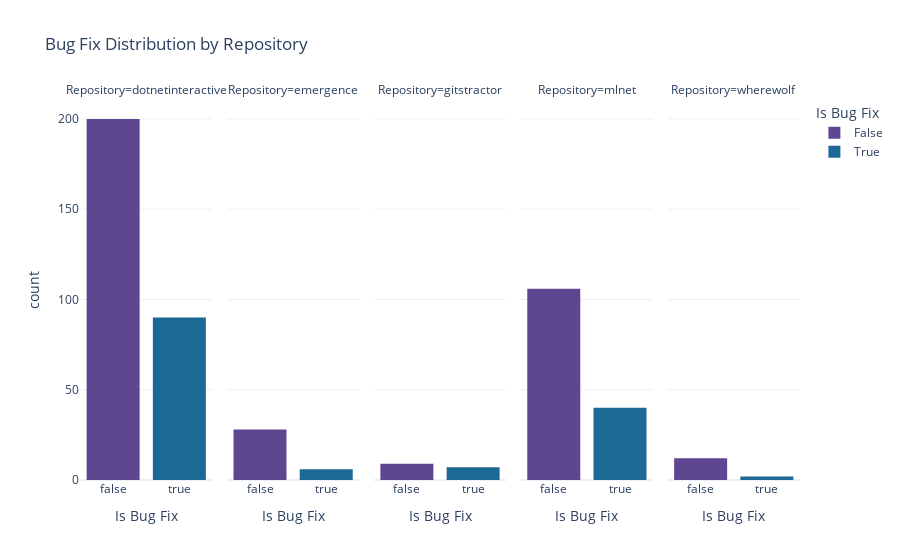

Here is the notebook cell this chart was saved with:
### Markdown cell above
Just shy of 30%. That's pretty close to my maximum allowable comfort level for binary classification. I'm inclined to continue on with this dataset, with the mindset that I may need to pull in more examples that are actual bugfixes if model performance struggles with the minority class later.

Let's see if there are any trends at the source level.

### Code cell
# Show bug fix ratio per source
px.histogram(df, 
             x='Is Bug Fix', 
             color='Is Bug Fix', 
             title='Bug Fix Distribution by Repository',
             facet_col='Repository')

### Figure 1 — Plotly figure (JSON) as saved in the notebook; plotly's stock layout.template omitted (floating-point values rounded to 4 significant figures; data arrays with more than 128 entries replaced by an {"elided": "..."} marker saying what was removed)
{"data": [{"alignmentgroup": "True", "bingroup": "x", "hovertemplate": "Is Bug Fix=%{x}<br>Repository=dotnetinteractive<br>count=%{y}<extra></extra>", "legendgroup": "False", "marker": {"color": "rgb(95, 70, 144)", "pattern": {"shape": ""}}, "name": "False", "offsetgroup": "False", "orientation": "v", "showlegend": true, "type": "histogram", "x": {"elided": "200 bool values"}, "xaxis": "x", "yaxis": "y"}, {"alignmentgroup": "True", "bingroup": "x", "hovertemplate": "Is Bug Fix=%{x}<br>Repository=emergence<br>count=%{y}<extra></extra>", "legendgroup": "False", "marker": {"color": "rgb(95, 70, 144)", "pattern": {"shape": ""}}, "name": "False", "offsetgroup": "False", "orientation": "v", "showlegend": false, "type": "histogram", "x": [false, false, false, false, false, false, false, false, false, false, false, false, false, false, false, false, false, false, false, false, false, false, false, false, false, false, false, false], "xaxis": "x2", "yaxis": "y2"}, {"alignmentgroup": "True", "bingroup": "x", "hovertemplate": "Is Bug Fix=%{x}<br>Repository=gitstractor<br>count=%{y}<extra></extra>", "legendgroup": "False", "marker": {"color": "rgb(95, 70, 144)", "pattern": {"shape": ""}}, "name": "False", "offsetgroup": "False", "orientation": "v", "showlegend": false, "type": "histogram", "x": [false, false, false, false, false, false, false, false, false], "xaxis": "x3", "yaxis": "y3"}, {"alignmentgroup": "True", "bingroup": "x", "hovertemplate": "Is Bug Fix=%{x}<br>Repository=mlnet<br>count=%{y}<extra></extra>", "legendgroup": "False", "marker": {"color": "rgb(95, 70, 144)", "pattern": {"shape": ""}}, "name": "False", "offsetgroup": "False", "orientation": "v", "showlegend": false, "type": "histogram", "x": [false, false, false, false, false, false, false, false, false, false, false, false, false, false, false, false, false, false, false, false, false, false, false, false, false, false, false, false, false, false, false, false, false, false, false, false, false, false, false, false, false, false, false, false, false, false, false, false, false, false, false, false, false, false, false, false, false, false, false, false, false, false, false, false, false, false, false, false, false, false, false, false, false, false, false, false, false, false, false, false, false, false, false, false, false, false, false, false, false, false, false, false, false, false, false, false, false, false, false, false, false, false, false, false, false, false], "xaxis": "x4", "yaxis": "y4"}, {"alignmentgroup": "True", "bingroup": "x", "hovertemplate": "Is Bug Fix=%{x}<br>Repository=wherewolf<br>count=%{y}<extra></extra>", "legendgroup": "False", "marker": {"color": "rgb(95, 70, 144)", "pattern": {"shape": ""}}, "name": "False", "offsetgroup": "False", "orientation": "v", "showlegend": false, "type": "histogram", "x": [false, false, false, false, false, false, false, false, false, false, false, false], "xaxis": "x5", "yaxis": "y5"}, {"alignmentgroup": "True", "bingroup": "x", "hovertemplate": "Is Bug Fix=%{x}<br>Repository=dotnetinteractive<br>count=%{y}<extra></extra>", "legendgroup": "True", "marker": {"color": "rgb(29, 105, 150)", "pattern": {"shape": ""}}, "name": "True", "offsetgroup": "True", "orientation": "v", "showlegend": true, "type": "histogram", "x": [true, true, true, true, true, true, true, true, true, true, true, true, true, true, true, true, true, true, true, true, true, true, true, true, true, true, true, true, true, true, true, true, true, true, true, true, true, true, true, true, true, true, true, true, true, true, true, true, true, true, true, true, true, true, true, true, true, true, true, true, true, true, true, true, true, true, true, true, true, true, true, true, true, true, true, true, true, true, true, true, true, true, true, true, true, true, true, true, true, true], "xaxis": "x", "yaxis": "y"}, {"alignmentgroup": "True", "bingroup": "x", "hovertemplate": "Is Bug Fix=%{x}<br>Repository=emergence<br>count=%{y}<extra></extra>", "legendgroup": "True", "marker": {"color": "rgb(29, 105, 150)", "pattern": {"shape": ""}}, "name": "True", "offsetgroup": "True", "orientation": "v", "showlegend": false, "type": "histogram", "x": [true, true, true, true, true, true], "xaxis": "x2", "yaxis": "y2"}, {"alignmentgroup": "True", "bingroup": "x", "hovertemplate": "Is Bug Fix=%{x}<br>Repository=gitstractor<br>count=%{y}<extra></extra>", "legendgroup": "True", "marker": {"color": "rgb(29, 105, 150)", "pattern": {"shape": ""}}, "name": "True", "offsetgroup": "True", "orientation": "v", "showlegend": false, "type": "histogram", "x": [true, true, true, true, true, true, true], "xaxis": "x3", "yaxis": "y3"}, {"alignmentgroup": "True", "bingroup": "x", "hovertemplate": "Is Bug Fix=%{x}<br>Repository=mlnet<br>count=%{y}<extra></extra>", "legendgroup": "True", "marker": {"color": "rgb(29, 105, 150)", "pattern": {"shape": ""}}, "name": "True", "offsetgroup": "True", "orientation": "v", "showlegend": false, "type": "histogram", "x": [true, true, true, true, true, true, true, true, true, true, true, true, true, true, true, true, true, true, true, true, true, true, true, true, true, true, true, true, true, true, true, true, true, true, true, true, true, true, true, true], "xaxis": "x4", "yaxis": "y4"}, {"alignmentgroup": "True", "bingroup": "x", "hovertemplate": "Is Bug Fix=%{x}<br>Repository=wherewolf<br>count=%{y}<extra></extra>", "legendgroup": "True", "marker": {"color": "rgb(29, 105, 150)", "pattern": {"shape": ""}}, "name": "True", "offsetgroup": "True", "orientation": "v", "showlegend": false, "type": "histogram", "x": [true, true], "xaxis": "x5", "yaxis": "y5"}], "layout": {"annotations": [{"font": {}, "showarrow": false, "text": "Repository=dotnetinteractive", "x": 0.092, "xanchor": "center", "xref": "paper", "y": 1, "yanchor": "bottom", "yref": "paper"}, {"font": {}, "showarrow": false, "text": "Repository=emergence", "x": 0.296, "xanchor": "center", "xref": "paper", "y": 1, "yanchor": "bottom", "yref": "paper"}, {"font": {}, "showarrow": false, "text": "Repository=gitstractor", "x": 0.5, "xanchor": "center", "xref": "paper", "y": 1, "yanchor": "bottom", "yref": "paper"}, {"font": {}, "showarrow": false, "text": "Repository=mlnet", "x": 0.704, "xanchor": "center", "xref": "paper", "y": 1, "yanchor": "bottom", "yref": "paper"}, {"font": {}, "showarrow": false, "text": "Repository=wherewolf", "x": 0.908, "xanchor": "center", "xref": "paper", "y": 1, "yanchor": "bottom", "yref": "paper"}], "barmode": "relative", "legend": {"title": {"text": "Is Bug Fix"}, "tracegroupgap": 0}, "title": {"text": "Bug Fix Distribution by Repository"}, "xaxis": {"anchor": "y", "categoryarray": [false, true], "categoryorder": "array", "domain": [0, 0.184], "title": {"text": "Is Bug Fix"}}, "xaxis2": {"anchor": "y2", "categoryarray": [false, true], "categoryorder": "array", "domain": [0.204, 0.388], "matches": "x", "title": {"text": "Is Bug Fix"}}, "xaxis3": {"anchor": "y3", "categoryarray": [false, true], "categoryorder": "array", "domain": [0.408, 0.592], "matches": "x", "title": {"text": "Is Bug Fix"}}, "xaxis4": {"anchor": "y4", "categoryarray": [false, true], "categoryorder": "array", "domain": [0.612, 0.796], "matches": "x", "title": {"text": "Is Bug Fix"}}, "xaxis5": {"anchor": "y5", "categoryarray": [false, true], "categoryorder": "array", "domain": [0.816, 1], "matches": "x", "title": {"text": "Is Bug Fix"}}, "yaxis": {"anchor": "x", "domain": [0, 1], "title": {"text": "count"}}, "yaxis2": {"anchor": "x2", "domain": [0, 1], "matches": "y", "showticklabels": false}, "yaxis3": {"anchor": "x3", "domain": [0, 1], "matches": "y", "showticklabels": false}, "yaxis4": {"anchor": "x4", "domain": [0, 1], "matches": "y", "showticklabels": false}, "yaxis5": {"anchor": "x5", "domain": [0, 1], "matches": "y", "showticklabels": false}}}
